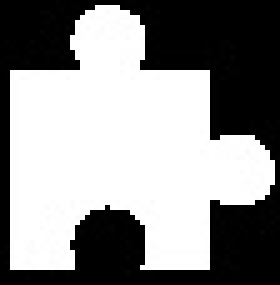
#> input picture imgs/pattern.jpg, 56 x 57 px (shown 5 times larger)
$ python test.py
#> lines starting #> are read from the running program, lines starting #| are printed output that depends on the picture; after the words box and inside, x2 and y2 are one past the last pixel; in counts of white or black regions, pixels touching at a corner belong together
### util.py
import cv2
import numpy as np

# img = cv2.imread('imgs/background6.jpg',0)

pattern = cv2.imread('imgs/pattern.jpg',0)
#> pattern is the input picture: shape (57, 56); min 0, max 255, mean 141

pattern_second = cv2.imread('imgs/patternD.jpg',0)
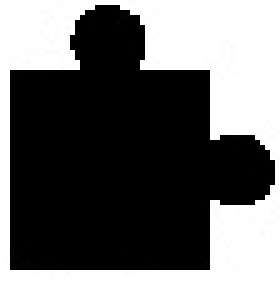
#> input picture imgs/patternD.jpg, 56 x 57 px (shown 5 times larger)
#> pattern_second is the input picture: shape (57, 56); min 0, max 255, mean 101.3


def get_pattern():
    ret,pattern_t = cv2.threshold(pattern,10,255,cv2.THRESH_BINARY)
    return pattern_t

def get_bg_threshold(src):
    img = cv2.imread(src,0)
    ret,dst = cv2.threshold(img,100,255,cv2.THRESH_BINARY)
    return dst

# dst = get_bg_threshold(img)

def safe_sum(d,pat):
    sum = d ^ pat
    sum = sum.sum()
    return sum

def safe_sum_s(d,pat):
    ret, pattern_s = cv2.threshold(pattern_second,10,255,cv2.THRESH_BINARY)
    sum = d ^ pat
    sum = sum ^ pattern_s
    sum = sum.sum(where = (255-pattern_s).astype(np.bool8))
    return sum

### match.py
from util import safe_sum, safe_sum_s
# bg: the Binarizate pic of background
# pattern: the Binarizate pic of pattern
def match(bg,pattern):
    bg_row,bg_col = bg.shape
    pattern_row, pattern_col = pattern.shape

    min = []
    res = {}
    for i in range((bg_col-pattern_col+1)* (bg_row - pattern_row + 1)):
        x = i % (bg_col - pattern_col + 1)
        y = i // (bg_col - pattern_col + 1)
        result = safe_sum(bg[y:pattern_row + y,x:pattern_col + x],pattern)
        # print(x,y)
        min.append(result)
        if(res.get(result,False)): res[result].append((y,x))
        else: res[result] = [(y,x)]

    min.sort()

    most_min = pattern_row* pattern_col * 255
    poi = (0,0)
    for i in range(10):
        for y,x  in res[min[i]]:
            result = safe_sum_s(bg[y:pattern_row + y,x:pattern_col + x],pattern)
            if result < most_min:
                most_min = result
                poi = (y,x)
    return poi

# print(match(dst,get_pattern()))

### test.py
from match import match
from util import get_bg_threshold, get_pattern
import cv2

def main():
    dst = get_bg_threshold("imgs/background3.jpg")
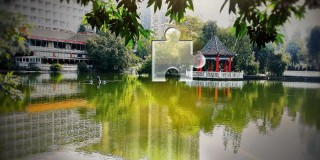
#> input picture imgs/background3.jpg, 320 x 160 px
#> in get_bg_threshold, `img = cv2.imread(src,0)`:
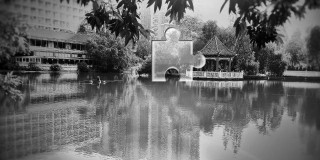
#> img: shape (160, 320); min 0, max 250, mean 106.3
#> in get_bg_threshold, `ret,dst = cv2.threshold(img,100,255,cv2.THRESH_BINARY)`:
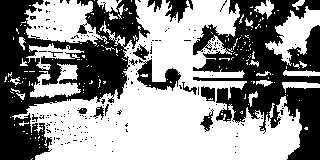
#> dst: shape (160, 320); 55.8% white; 191 black regions (175 under 20 px), largest, box (x1, y1, x2, y2) and area: (0, 0, 150, 160) 10652, (193, 0, 320, 160) 9838, (137, 59, 181, 91) 600
    pattern = get_pattern()
#> in get_pattern, `ret,pattern_t = cv2.threshold(pattern,10,255,cv2.THRESH_BINARY)`: pattern_t: shape (57, 56); 55.3% white; 1 black region, box (x1, y1, x2, y2) and area: (0, 0, 56, 57) 1427
    pattern_row, pattern_col = pattern.shape
    y,x = match(dst,pattern)
    bg = cv2.imread("imgs/background3.jpg")
    cv2.rectangle(bg,(x,y),(x+pattern_col,y+pattern_row),(255,0,0))
    cv2.imshow("test",bg)
    cv2.waitKey(0)

if __name__ == "__main__":
    main()
#> the loop in match, `for i in range((bg_col-pattern_col+1)* (bg_row - pattern_row + 1)):` made 27560 passes
#> (sum in safe_sum, result) on passes 1 to 3: (464100, 464100), (460275, 460275), (455940, 455940)
#> pass 1, in safe_sum, `sum = d ^ pat`:
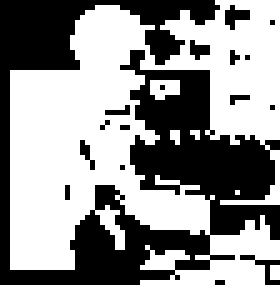
#> sum: shape (57, 56) (shown 5 times larger); 57% white; 17 black regions (16 under 20 px), largest, box (x1, y1, x2, y2) and area: (0, 0, 56, 57) 1297
#> after the loop in match, `for i in range((bg_col-pattern_col+1)* (bg_row - pattern_row + 1)):`: min = 27560 items; res = 1303 items
#> the loop in match, `for i in range(10):` made 10 passes
#> pass 1, in safe_sum_s, `sum = sum ^ pattern_s`:
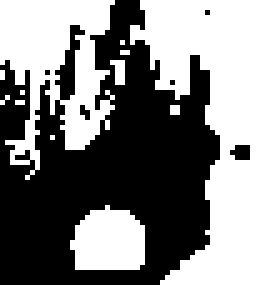
#> sum: shape (57, 56) (shown 5 times larger); 52.4% white; 6 black regions (5 under 20 px), largest, box (x1, y1, x2, y2) and area: (0, 0, 44, 57) 1503
#> after the loop in match, `for i in range(10):`: most_min = 5100; poi = (27, 151)
#> in main, `y,x = match(dst,pattern)`: y = 27; x = 151
#> in main, bg is the input picture: shape (160, 320, 3); mean B, G, R 77.7, 110.9, 108.3
#> in main, `cv2.rectangle(bg,(x,y),(x+pattern_col,y+pattern_row),(255,0,0))`:
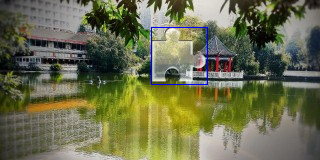
#> bg: shape (160, 320, 3); 0.44% of pixels changed, all inside (x1, y1, x2, y2) = (151, 27, 208, 85)
